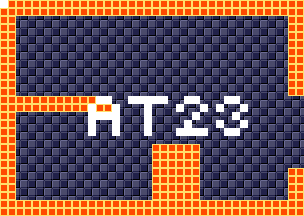

The image is a tile-based game level rendered from a .tmx file. Its description and source (layers, tilesets, objects; grid data summarised) follow:
An orthogonal 38x27 tile map with 8x8 px tiles, 4 tile layers (background, foreground, room numbers, Objects), 15 tilesets.

<map version="1.5" tiledversion="1.7.1" orientation="orthogonal" renderorder="right-down" width="38" height="27" tilewidth="8" tileheight="8" infinite="0" nextlayerid="11" nextobjectid="1">
 <tileset firstgid="1" source="tilesheets/tsKarniMata.tsx" />
 <tileset firstgid="1025" source="tilesheets/tsVoodooWasp.tsx" />
 <tileset firstgid="2049" source="tilesheets/tsBurial.tsx" />
 <tileset firstgid="3073" source="tilesheets/tsBlueTemple.tsx" />
 <tileset firstgid="4097" source="tilesheets/tsGoddess.tsx" />
 <tileset firstgid="5121" source="tilesheets/tsKonark.tsx" />
 <tileset firstgid="6145" name="sEnemies" tilewidth="8" tileheight="8" tilecount="1024" columns="32">
  <image source="../grapx/tilesheets/sObjects.bmp" trans="ff94ff" width="256" height="256" />
 </tileset>
 <tileset firstgid="7169" source="tilesheets/tsIceTemple.tsx" />
 <tileset firstgid="8193" source="tilesheets/tsLavaArea.tsx" />
 <tileset firstgid="9217" source="tilesheets/tsBossArea.tsx" />
 <tileset firstgid="10241" source="tilesheets/tsPegu.tsx" />
 <tileset firstgid="11265" source="tilesheets/sTiwanakuTemple.tsx" />
 <tileset firstgid="12289" source="tilesheets/sIndraTemple.tsx" />
 <tileset firstgid="13313" source="tilesheets/sTeleport.tsx" />
 <tileset firstgid="14337" source="tilesheets/sObjects.tsx" />
 <layer id="2" name="background" width="38" height="27">
  <data>[1026 cells, 1026 non-empty, 2 distinct tile ids]</data>
 </layer>
 <layer id="1" name="foreground" width="38" height="27">
  <data>[1026 cells, 292 non-empty, 1 distinct tile ids]</data>
 </layer>
 <layer id="7" name="room numbers" width="38" height="27">
  <data>[1026 cells, 41 non-empty, 1 distinct tile ids]</data>
 </layer>
 <layer id="10" name="Objects" width="38" height="27">
  <data>[1026 cells, 0 non-empty, 0 distinct tile ids]</data>
 </layer>
</map>
